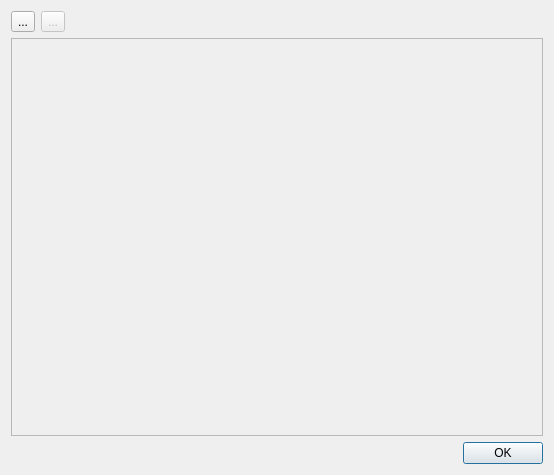
<?xml version="1.0" encoding="UTF-8"?>
<ui version="4.0">
 <class>MountsDialog</class>
 <widget class="QDialog" name="MountsDialog">
  <property name="geometry">
   <rect>
    <x>0</x>
    <y>0</y>
    <width>554</width>
    <height>475</height>
   </rect>
  </property>
  <property name="windowTitle">
   <string>Dialog</string>
  </property>
  <layout class="QVBoxLayout" name="verticalLayout">
   <item>
    <layout class="QHBoxLayout" name="horizontalLayout">
     <item>
      <widget class="QToolButton" name="mountButton">
       <property name="toolTip">
        <string>Mount filesystem</string>
       </property>
       <property name="text">
        <string>...</string>
       </property>
       <property name="icon">
        <iconset theme="document-new">
         <normaloff>.</normaloff>.</iconset>
       </property>
      </widget>
     </item>
     <item>
      <widget class="QToolButton" name="unMountButton">
       <property name="enabled">
        <bool>false</bool>
       </property>
       <property name="toolTip">
        <string>Unmount the selected path</string>
       </property>
       <property name="text">
        <string>...</string>
       </property>
       <property name="icon">
        <iconset theme="edit-delete">
         <normaloff>.</normaloff>.</iconset>
       </property>
      </widget>
     </item>
     <item>
      <spacer name="horizontalSpacer">
       <property name="orientation">
        <enum>Qt::Horizontal</enum>
       </property>
       <property name="sizeHint" stdset="0">
        <size>
         <width>40</width>
         <height>20</height>
        </size>
       </property>
      </spacer>
     </item>
    </layout>
   </item>
   <item>
    <widget class="QTableView" name="tableView">
     <property name="enabled">
      <bool>false</bool>
     </property>
    </widget>
   </item>
   <item>
    <widget class="QDialogButtonBox" name="buttonBox">
     <property name="orientation">
      <enum>Qt::Horizontal</enum>
     </property>
     <property name="standardButtons">
      <set>QDialogButtonBox::Ok</set>
     </property>
    </widget>
   </item>
  </layout>
 </widget>
 <resources/>
 <connections>
  <connection>
   <sender>buttonBox</sender>
   <signal>accepted()</signal>
   <receiver>MountsDialog</receiver>
   <slot>accept()</slot>
   <hints>
    <hint type="sourcelabel">
     <x>248</x>
     <y>254</y>
    </hint>
    <hint type="destinationlabel">
     <x>157</x>
     <y>274</y>
    </hint>
   </hints>
  </connection>
  <connection>
   <sender>buttonBox</sender>
   <signal>rejected()</signal>
   <receiver>MountsDialog</receiver>
   <slot>reject()</slot>
   <hints>
    <hint type="sourcelabel">
     <x>316</x>
     <y>260</y>
    </hint>
    <hint type="destinationlabel">
     <x>286</x>
     <y>274</y>
    </hint>
   </hints>
  </connection>
 </connections>
</ui>
